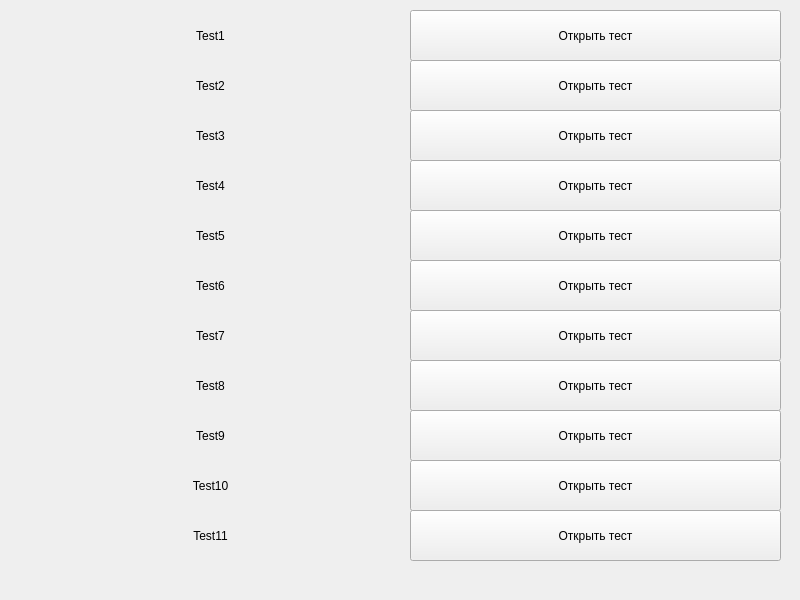
<?xml version="1.0" encoding="UTF-8"?>
<ui version="4.0">
 <class>MainWindow</class>
 <widget class="QMainWindow" name="MainWindow">
  <property name="geometry">
   <rect>
    <x>0</x>
    <y>0</y>
    <width>800</width>
    <height>600</height>
   </rect>
  </property>
  <property name="windowTitle">
   <string>MainWindow</string>
  </property>
  <widget class="QWidget" name="centralwidget">
   <widget class="QLabel" name="label_1">
    <property name="geometry">
     <rect>
      <x>10</x>
      <y>10</y>
      <width>401</width>
      <height>51</height>
     </rect>
    </property>
    <property name="text">
     <string>Test1</string>
    </property>
    <property name="alignment">
     <set>Qt::AlignCenter</set>
    </property>
   </widget>
   <widget class="QLabel" name="label_2">
    <property name="geometry">
     <rect>
      <x>10</x>
      <y>60</y>
      <width>401</width>
      <height>51</height>
     </rect>
    </property>
    <property name="text">
     <string>Test2</string>
    </property>
    <property name="alignment">
     <set>Qt::AlignCenter</set>
    </property>
   </widget>
   <widget class="QLabel" name="label_3">
    <property name="geometry">
     <rect>
      <x>10</x>
      <y>110</y>
      <width>401</width>
      <height>51</height>
     </rect>
    </property>
    <property name="text">
     <string>Test3</string>
    </property>
    <property name="alignment">
     <set>Qt::AlignCenter</set>
    </property>
   </widget>
   <widget class="QLabel" name="label_4">
    <property name="geometry">
     <rect>
      <x>10</x>
      <y>160</y>
      <width>401</width>
      <height>51</height>
     </rect>
    </property>
    <property name="text">
     <string>Test4</string>
    </property>
    <property name="alignment">
     <set>Qt::AlignCenter</set>
    </property>
   </widget>
   <widget class="QLabel" name="label_5">
    <property name="geometry">
     <rect>
      <x>10</x>
      <y>210</y>
      <width>401</width>
      <height>51</height>
     </rect>
    </property>
    <property name="text">
     <string>Test5</string>
    </property>
    <property name="alignment">
     <set>Qt::AlignCenter</set>
    </property>
   </widget>
   <widget class="QLabel" name="label_6">
    <property name="geometry">
     <rect>
      <x>10</x>
      <y>260</y>
      <width>401</width>
      <height>51</height>
     </rect>
    </property>
    <property name="text">
     <string>Test6</string>
    </property>
    <property name="alignment">
     <set>Qt::AlignCenter</set>
    </property>
   </widget>
   <widget class="QLabel" name="label_7">
    <property name="geometry">
     <rect>
      <x>10</x>
      <y>310</y>
      <width>401</width>
      <height>51</height>
     </rect>
    </property>
    <property name="text">
     <string>Test7</string>
    </property>
    <property name="alignment">
     <set>Qt::AlignCenter</set>
    </property>
   </widget>
   <widget class="QLabel" name="label_8">
    <property name="geometry">
     <rect>
      <x>10</x>
      <y>360</y>
      <width>401</width>
      <height>51</height>
     </rect>
    </property>
    <property name="text">
     <string>Test8</string>
    </property>
    <property name="alignment">
     <set>Qt::AlignCenter</set>
    </property>
   </widget>
   <widget class="QLabel" name="label_9">
    <property name="geometry">
     <rect>
      <x>10</x>
      <y>410</y>
      <width>401</width>
      <height>51</height>
     </rect>
    </property>
    <property name="text">
     <string>Test9</string>
    </property>
    <property name="alignment">
     <set>Qt::AlignCenter</set>
    </property>
   </widget>
   <widget class="QLabel" name="label_10">
    <property name="geometry">
     <rect>
      <x>10</x>
      <y>460</y>
      <width>401</width>
      <height>51</height>
     </rect>
    </property>
    <property name="text">
     <string>Test10</string>
    </property>
    <property name="alignment">
     <set>Qt::AlignCenter</set>
    </property>
   </widget>
   <widget class="QLabel" name="label_11">
    <property name="geometry">
     <rect>
      <x>10</x>
      <y>510</y>
      <width>401</width>
      <height>51</height>
     </rect>
    </property>
    <property name="text">
     <string>Test11</string>
    </property>
    <property name="alignment">
     <set>Qt::AlignCenter</set>
    </property>
   </widget>
   <widget class="QPushButton" name="test1btn">
    <property name="geometry">
     <rect>
      <x>410</x>
      <y>10</y>
      <width>371</width>
      <height>51</height>
     </rect>
    </property>
    <property name="text">
     <string>Открыть тест</string>
    </property>
   </widget>
   <widget class="QPushButton" name="test2btn">
    <property name="geometry">
     <rect>
      <x>410</x>
      <y>60</y>
      <width>371</width>
      <height>51</height>
     </rect>
    </property>
    <property name="text">
     <string>Открыть тест</string>
    </property>
   </widget>
   <widget class="QPushButton" name="test3btn">
    <property name="geometry">
     <rect>
      <x>410</x>
      <y>110</y>
      <width>371</width>
      <height>51</height>
     </rect>
    </property>
    <property name="text">
     <string>Открыть тест</string>
    </property>
   </widget>
   <widget class="QPushButton" name="test4btn">
    <property name="geometry">
     <rect>
      <x>410</x>
      <y>160</y>
      <width>371</width>
      <height>51</height>
     </rect>
    </property>
    <property name="text">
     <string>Открыть тест</string>
    </property>
   </widget>
   <widget class="QPushButton" name="test5btn">
    <property name="geometry">
     <rect>
      <x>410</x>
      <y>210</y>
      <width>371</width>
      <height>51</height>
     </rect>
    </property>
    <property name="text">
     <string>Открыть тест</string>
    </property>
   </widget>
   <widget class="QPushButton" name="test6btn">
    <property name="geometry">
     <rect>
      <x>410</x>
      <y>260</y>
      <width>371</width>
      <height>51</height>
     </rect>
    </property>
    <property name="text">
     <string>Открыть тест</string>
    </property>
   </widget>
   <widget class="QPushButton" name="test7btn">
    <property name="geometry">
     <rect>
      <x>410</x>
      <y>310</y>
      <width>371</width>
      <height>51</height>
     </rect>
    </property>
    <property name="text">
     <string>Открыть тест</string>
    </property>
   </widget>
   <widget class="QPushButton" name="test8btn">
    <property name="geometry">
     <rect>
      <x>410</x>
      <y>360</y>
      <width>371</width>
      <height>51</height>
     </rect>
    </property>
    <property name="text">
     <string>Открыть тест</string>
    </property>
   </widget>
   <widget class="QPushButton" name="test9btn">
    <property name="geometry">
     <rect>
      <x>410</x>
      <y>410</y>
      <width>371</width>
      <height>51</height>
     </rect>
    </property>
    <property name="text">
     <string>Открыть тест</string>
    </property>
   </widget>
   <widget class="QPushButton" name="test10btn">
    <property name="geometry">
     <rect>
      <x>410</x>
      <y>460</y>
      <width>371</width>
      <height>51</height>
     </rect>
    </property>
    <property name="text">
     <string>Открыть тест</string>
    </property>
   </widget>
   <widget class="QPushButton" name="test11btn">
    <property name="geometry">
     <rect>
      <x>410</x>
      <y>510</y>
      <width>371</width>
      <height>51</height>
     </rect>
    </property>
    <property name="text">
     <string>Открыть тест</string>
    </property>
   </widget>
  </widget>
 </widget>
 <resources/>
 <connections/>
</ui>
